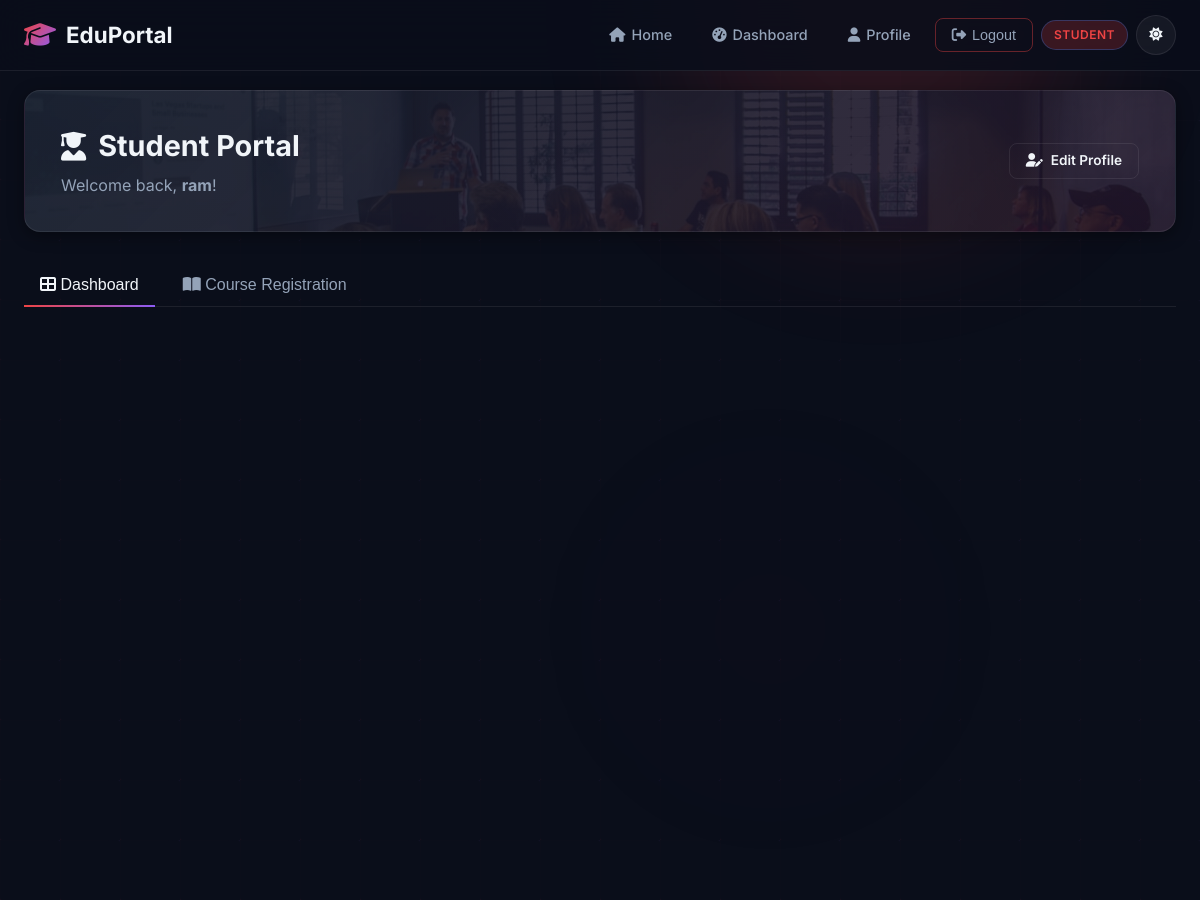
The app's page /dashboard/student/ (signed in, upper part), older data.
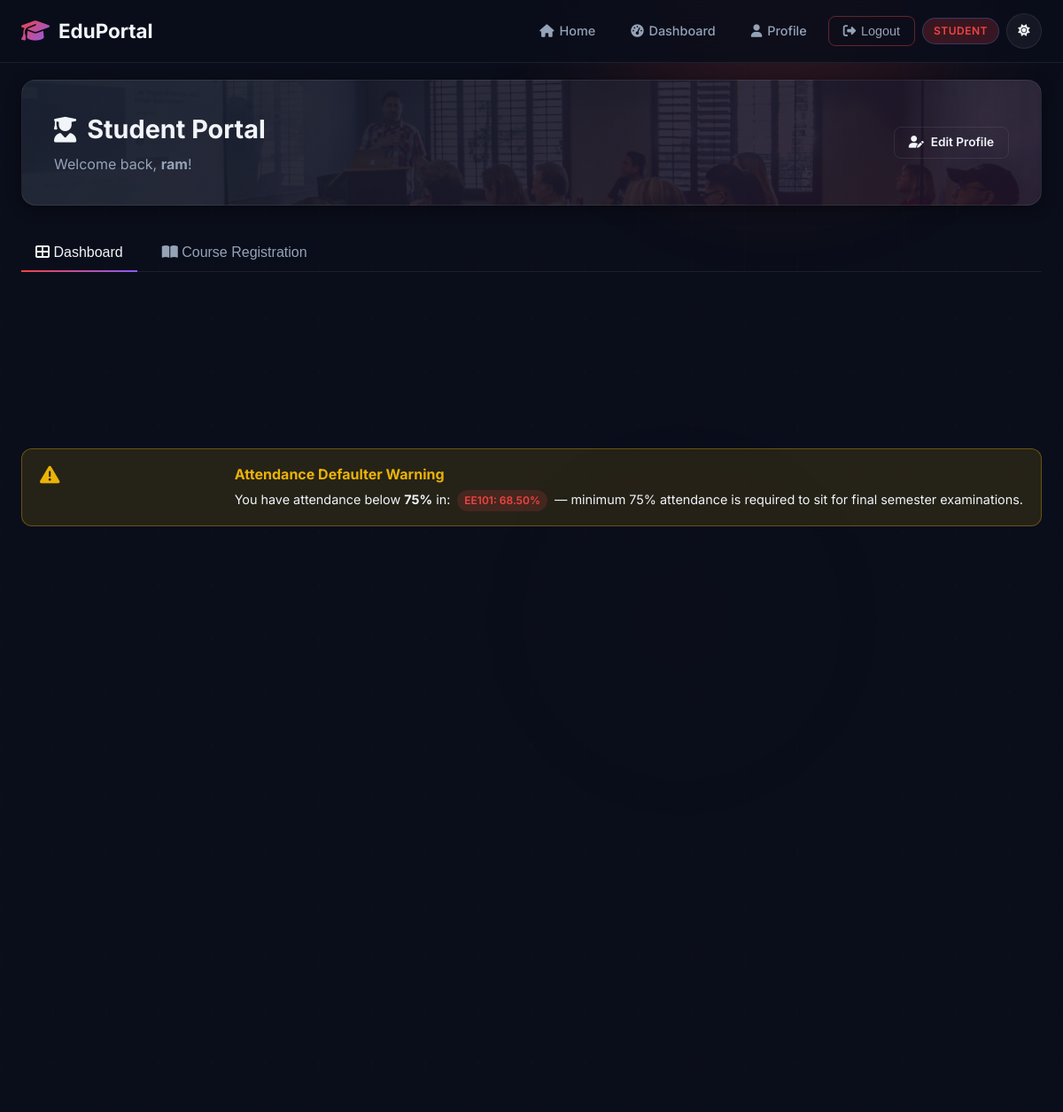
The same page, newer data.
### accounts/models.py (models this page shows, shortened)
class User(AbstractUser):
    class Role(models.TextChoices):
        STUDENT = 'student', 'Student'
        TEACHER = 'teacher', 'Teacher'
        ADMIN = 'admin', 'Admin'
    role = models.CharField(
        max_length=10,
        choices=Role.choices,
        default=Role.STUDENT,
    )
    email = models.EmailField(unique=True)
    is_email_verified = models.BooleanField(default=False)
    failed_login_attempts = models.IntegerField(default=0)
    lockout_until = models.DateTimeField(null=True, blank=True)
    @property
    def is_student(self):
        return self.role == self.Role.STUDENT

### dashboard/models.py (models this page shows, shortened)
class Enrollment(models.Model):
    STATUS_CHOICES = [
        ('active', 'Active'),
        ('dropped', 'Dropped'),
        ('completed', 'Completed'),
    ]
    student = models.ForeignKey(
        settings.AUTH_USER_MODEL, on_delete=models.CASCADE,
        limit_choices_to={'role': 'student'}, related_name='enrollments'
    )
    course = models.ForeignKey(Course, on_delete=models.CASCADE, related_name='enrollments')
    attendance_percentage = models.DecimalField(
        max_digits=5, decimal_places=2, default=100.0,
        validators=[MinValueValidator(0), MaxValueValidator(100)]
    )
    grade = models.CharField(max_length=2, blank=True, default='N/A')
    marks = models.IntegerField(
        default=0,
        validators=[MinValueValidator(0), MaxValueValidator(100)]
    )
    status = models.CharField(max_length=10, choices=STATUS_CHOICES, default='active')
    enrolled_at = models.DateTimeField(default=timezone.now)
    @property
    def is_low_attendance(self):
        return self.attendance_percentage < 75
    @property
    def grade_points(self):
        return get_grade_points(self.grade)
    class Meta:
        unique_together = ('student', 'course')

class Course(models.Model):
    code = models.CharField(max_length=10, unique=True)
    name = models.CharField(max_length=100)
    department = models.CharField(max_length=100)
    semester = models.CharField(max_length=1)  # 1 to 8
    credits = models.IntegerField(default=3, validators=[MinValueValidator(1), MaxValueValidator(6)])
    max_enrollment = models.IntegerField(default=60, validators=[MinValueValidator(1)],
                                          help_text='Maximum number of students allowed.')
    is_active = models.BooleanField(default=True, help_text='Inactive courses are hidden from registration.')
    @property
    def enrolled_count(self):
        return self.enrollments.filter(status='active').count()
    @property
    def seats_available(self):
        return max(0, self.max_enrollment - self.enrolled_count)
    @property
    def is_full(self):
        return self.enrolled_count >= self.max_enrollment

### dashboard/views.py (the view)
# urls.py: path('student/', views.student_dashboard, name='student_dashboard'),
@student_required
def student_dashboard(request):
    student_detail = StudentDetail.objects.filter(user=request.user).first()
    profile = Profile.objects.filter(user=request.user).first()
    enrollments = list(
        Enrollment.objects.filter(student=request.user, status='active')
        .select_related('course')
    )
    gpa = calculate_gpa(enrollments)
    total_credits = calculate_total_credits(enrollments)
    low_attendance_courses = [e for e in enrollments if e.is_low_attendance]
    from django.utils import timezone
    announcements = Announcement.objects.filter(
        target_audience__in=['all', 'student']
    ).filter(
        Q(expires_at__isnull=True) | Q(expires_at__gt=timezone.now())
    ).order_by('-is_pinned', '-created_at')[:5]
    enrolled_course_ids = Enrollment.objects.filter(
        student=request.user, status='active'
    ).values_list('course_id', flat=True)
    available_courses = Course.objects.filter(is_active=True).exclude(id__in=enrolled_course_ids)
    if student_detail and student_detail.semester:
        available_courses = available_courses.filter(semester=student_detail.semester)
    can_enroll = len(enrollments) < MAX_COURSES_PER_STUDENT
    context = {
        'student_detail': student_detail,
        'profile': profile,
        'enrollments': enrollments,
        'gpa': gpa,
        'total_credits': total_credits,
        'low_attendance_courses': low_attendance_courses,
        'announcements': announcements,
        'available_courses': available_courses,
        'can_enroll': can_enroll,
        'max_courses': MAX_COURSES_PER_STUDENT,
    }
    return render(request, 'dashboard/student_dashboard.html', context)

### dashboard/models.py (called while the page is built)
def get_grade_points(grade):
    for g, (_, _, points) in GRADE_SCALE.items():
        if g == grade:
            return points
    return 0.0

### dashboard/views.py (called while the page is built)
def calculate_gpa(enrollments):
    graded = [e for e in enrollments if e.marks > 0 and e.status == 'active']
    if not graded:
        return 0.0
    total_points = sum(e.grade_points * e.course.credits for e in graded)
    total_credits = sum(e.course.credits for e in graded)
    return round(total_points / total_credits, 2) if total_credits > 0 else 0.0

def calculate_total_credits(enrollments):
    return sum(e.course.credits for e in enrollments if e.status == 'active')

### templates/dashboard/student_dashboard.html (shortened to what this page needs)
{% extends 'base.html' %}
{% block content %}
<section class="dashboard-section">
    <div class="dashboard-container">
        <div class="dashboard-header animated-slide-in">
            <div class="dashboard-welcome">
                <h1><i class="fas fa-user-graduate"></i> Student Portal</h1>
                <p>Welcome back, <strong>{{ user.first_name|default:user.username }}</strong>!</p>
            </div>
            <div class="dashboard-actions">
                <a href="{% url 'accounts:profile' %}" class="btn btn-outline btn-sm">
                    <i class="fas fa-user-edit"></i> Edit Profile
                </a>
            </div>
        </div>
        <div class="tab-controls animated-slide-in">
            <button class="tab-btn active" data-tab-target="my-dashboard-panel">
                <i class="fas fa-th-large"></i> Dashboard
            </button>
            <button class="tab-btn" data-tab-target="course-directory-panel">
                <i class="fas fa-book-open"></i> Course Registration
            </button>
        </div>
        <div class="tab-panel active" id="my-dashboard-panel">
            <div class="stats-grid" style="grid-template-columns: repeat(auto-fit, minmax(180px, 1fr));">
            </div>
            {% if low_attendance_courses %}
            <div class="alert alert-warning" style="margin: 20px 0; display: flex; align-items: flex-start; gap: 14px; padding: 16px 20px; border-radius: 12px; background: rgba(234, 179, 8, 0.12); border: 1px solid rgba(234, 179, 8, 0.35);">
                <i class="fas fa-exclamation-triangle" style="font-size: 1.4rem; color: #eab308; margin-top: 2px;"></i>
                <div>
                    <strong style="font-size: 1rem; color: #eab308; display: block; margin-bottom: 4px;">Attendance Defaulter Warning</strong>
                    <p style="font-size: 0.9rem; margin: 0; color: var(--text-primary); line-height: 1.5;">
                        You have attendance below <strong>75%</strong> in:
                        {% for item in low_attendance_courses %}
                            <span class="badge badge-danger" style="margin: 0 4px; font-weight: 600; padding: 3px 8px;">{{ item.course.code }}: {{ item.attendance_percentage }}%</span>
                        {% endfor %}
                        — minimum 75% attendance is required to sit for final semester examinations.
                    </p>
                </div>
            </div>
            {% endif %}
            <div class="dashboard-grid">
            </div>
        </div>
    </div>
</section>
{% endblock %}

### templates/base.html (shortened to what this page needs)
{% load static %}
<!DOCTYPE html>
<html lang="en">
<head>
    <link rel="stylesheet" href="https://cdnjs.cloudflare.com/ajax/libs/font-awesome/6.5.1/css/all.min.css">
    <link rel="stylesheet" href="{% static 'css/style.css' %}?v=3.5">
</head>
<body>
    <div class="glowing-bg-container">
        <div class="bg-grid-overlay"></div>
        <div class="glowing-blob blob-red"></div>
        <div class="glowing-blob blob-ambient"></div>
    </div>
    <nav class="navbar" id="navbar">
        <div class="nav-container">
            <a href="{% url 'home' %}" class="nav-logo">
                <i class="fas fa-graduation-cap"></i>
                <span>EduPortal</span>
            </a>
            <ul class="nav-menu" id="navMenu">
                <li><a href="{% url 'home' %}" class="nav-link"><i class="fas fa-home"></i> Home</a></li>
                {% if user.is_authenticated %}
                    <li><a href="{% url 'dashboard:redirect' %}" class="nav-link"><i class="fas fa-tachometer-alt"></i> Dashboard</a></li>
                    <li><a href="{% url 'accounts:profile' %}" class="nav-link"><i class="fas fa-user"></i> Profile</a></li>
                    <li>
                        <button type="button" class="nav-link nav-btn btn-logout" data-modal-target="logoutModal" style="background: none; border: 1px solid rgba(239, 68, 68, 0.4); cursor: pointer;">
                            <i class="fas fa-sign-out-alt"></i> Logout
                        </button>
                    </li>
                    <li class="nav-user-badge">
                        <span class="user-role-badge role-{{ user.role }}">
                            {{ user.get_role_display }}
                        </span>
                    </li>
                {% else %}
                    <li><a href="{% url 'accounts:login' %}" class="nav-link nav-btn btn-login"><i class="fas fa-sign-in-alt"></i> Login</a></li>
                    <li><a href="{% url 'accounts:register' %}" class="nav-link nav-btn btn-register"><i class="fas fa-user-plus"></i> Register</a></li>
                {% endif %}
                <li>
                    <button class="theme-toggle-btn" id="themeToggle" title="Toggle Light/Dark Theme">
                        <i class="fas fa-sun" id="themeIcon"></i>
                    </button>
                </li>
            </ul>
        </div>
    </nav>
    <main class="main-content">
        {% block content %}{% endblock %}
    </main>
</body>
</html>

Row changes from the older to the newer data that the page shows:
added Enrollment: course.code "EE101", attendance_percentage "68.50"
Text that changed along with them:
text now shown: "Attendance Defaulter Warning You have attendance below 75% in: — minimum 75% attendance is required to sit for final semester examinations."
